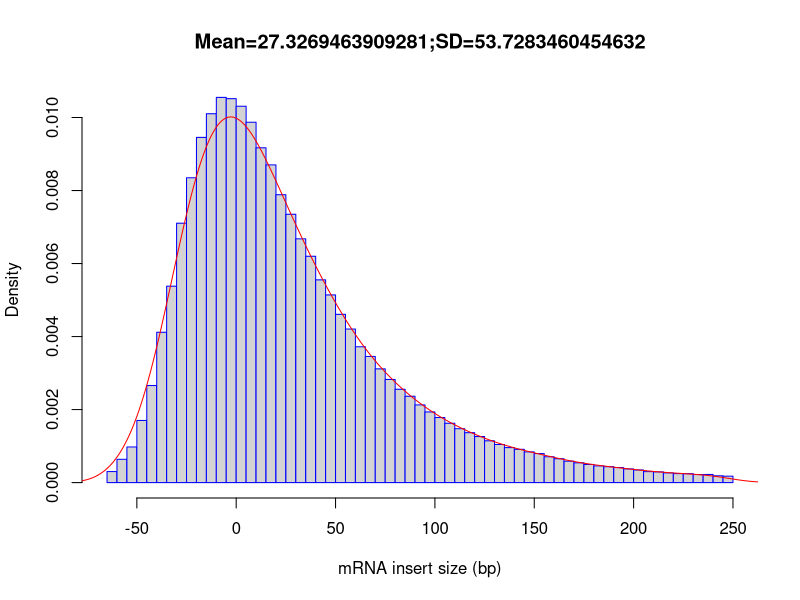

R code for this plot:
out_file = 'results/08_rseqc/SRR1039520'
pdf('results/08_rseqc/SRR1039520.inner_distance_plot.pdf')
fragsize=rep(c(-247.5,-242.5,-237.5,-232.5,-227.5,-222.5,-217.5,-212.5,-207.5,-202.5,-197.5,-192.5,-187.5,-182.5,-177.5,-172.5,-167.5,-162.5,-157.5,-152.5,-147.5,-142.5,-137.5,-132.5,-127.5,-122.5,-117.5,-112.5,-107.5,-102.5,-97.5,-92.5,-87.5,-82.5,-77.5,-72.5,-67.5,-62.5,-57.5,-52.5,-47.5,-42.5,-37.5,-32.5,-27.5,-22.5,-17.5,-12.5,-7.5,-2.5,2.5,7.5,12.5,17.5,22.5,27.5,32.5,37.5,42.5,47.5,52.5,57.5,62.5,67.5,72.5,77.5,82.5,87.5,92.5,97.5,102.5,107.5,112.5,117.5,122.5,127.5,132.5,137.5,142.5,147.5,152.5,157.5,162.5,167.5,172.5,177.5,182.5,187.5,192.5,197.5,202.5,207.5,212.5,217.5,222.5,227.5,232.5,237.5,242.5,247.5),times=c(0,0,0,0,0,0,0,0,0,0,0,0,0,0,0,0,0,0,0,0,0,0,0,0,0,0,0,0,0,0,0,0,0,0,0,0,0,1451,3062,4684,8168,12763,19766,25823,34107,40084,45391,48505,50650,50484,49488,47387,44023,41774,37854,35285,32055,29761,26658,24677,22124,20193,17862,16588,14957,13561,12272,11352,10215,9293,8554,7800,7088,6565,6056,5496,5008,4604,4376,4038,3818,3398,3137,2817,2603,2385,2197,2094,1976,1801,1659,1443,1405,1276,1185,1175,1058,1069,893,845))
frag_sd = sd(fragsize)
frag_mean = mean(fragsize)
frag_median = median(fragsize)
write(x=c("Name","Mean","Median","sd"), sep="	", file=stdout(),ncolumns=4)
write(c(out_file,frag_mean,frag_median,frag_sd),sep="	", file=stdout(),ncolumns=4)
hist(fragsize,probability=T,breaks=100,xlab="mRNA insert size (bp)",main=paste(c("Mean=",frag_mean,";","SD=",frag_sd),collapse=""),border="blue")
lines(density(fragsize,bw=10),col='red')
dev.off()
